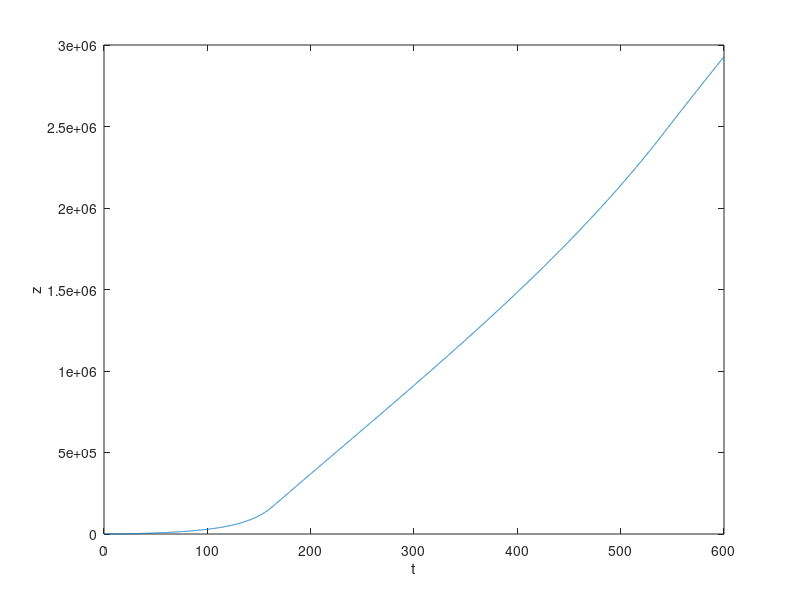

Source code (MATLAB):
%%%%%%%%%%%%%%%%%%%%%%%%%%%%%%%%%%%%%%%%%%%%%%%%%%%%
% RocketMan! 
% Describes the trajectory of a rocket shot vertically upward
% 
% NOTE: clear variables before each run
%%%%%%%%%%%%%%%%%%%%%%%%%%%%%%%%%%%%%%%%%%%%%%%%%%%%

%static variables
ve1=2500; ve2=3550;
dm1=251; dm2=4.1; md1=20000; md2=4500;
G=6.67*10^-11; RE=6371000; ME=5.972*10^24;
A= 113; atc=9;


%initialise values at t=0
z0=0;
v0=0;
m0=407000; m1=15500;
vt0=460; st0=0;
tau = 0.1; %interval
maxstep = 6000; % no. of iterations
%%%%%%%%%%%%%%%%%%%%%%%%%%%%%%%%%%%%%%%%%%%%%%%%%%%%

%assigning variables to init values
z=z0; v=v0; mf1=m0; a=0; mf2=m1; vt=vt0; st=st0;


for istep=1:maxstep
    t = (istep-1)*tau; 
    m=mf1+mf2+md2;
    rho=(1.225*exp(-(z)/8780));
    at=(-vt0)*(RE/(RE+z)^2)*v;
    aFd=(0.5*0.82*rho*A*v^2)/m;
    aFi1=ve1*(dm1/tau)/m;
    aFi2=ve2*(dm2/tau)/m;
    aFg=G*ME/((z+RE)^2);
    aFc=vt^2/(RE+z);
    theta=atan(vt/v);
    
    
    xplot(istep) = t;
    yplot(istep) = z;
%     yplot(istep) = a/9.81;
%     yplot(istep) = 0.5*rho*v^2;
   

    % while mf > 0
    if( mf1 > 0 )
        a_prime = aFi1 + aFc - aFg - aFd;
        if (a_prime>0)
            a = a_prime;
        else
            a = 0;
        end
        mf1 = mf1-dm1;
    else
        if( mf2 > 0 )
            a = aFi2 + aFc - aFg - aFd;
            mf2 = mf2-dm2;
        else
            a= -aFg - aFd + aFc;
        end
    end
    v = v+a*tau;
    z = z+v*tau;
    vt = vt + at*tau;
    st = st+vt*tau;
end


plot1=plot(xplot,yplot,'-');
xlabel('t'); ylabel('z');









%%%%%%%%%%%%%%%%%%%%%%%%%%%%%%%%%%%%%%%%%%%%%%%%%%%%
% Changelog:
% 1.0 Initialise program. Basic acceleration
% 1.1 Added in dry mass and gravitational potential
% 1.2 Added in real world values (Falcon Heavy)
% 1.3 Added in drag force
% 1.4 Verified with Falcon Heavy
% 1.5 Added in stage 2

% 2.0 Make 2D: a_r, v_t
% 2.1 a_t
% 2.2 make single loop
% 2.3 consolidated variables
%%%%%%%%%%%%%%%%%%%%%%%%%%%%%%%%%%%%%%%%%%%%%%%%%%%%
